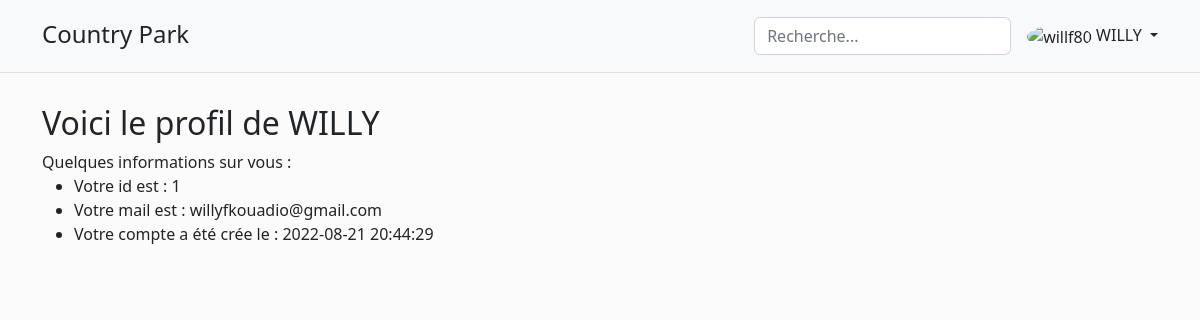
Page /profil.php (signed in) on the committed database.
### tables this page shows
CREATE TABLE `utilisateurs` (
  `id` int(11) NOT NULL,
  `nom` varchar(80) NOT NULL,
  `email` varchar(100) NOT NULL,
  `motdepasse` varchar(160) NOT NULL,
  `datecreation` datetime NOT NULL DEFAULT current_timestamp(),
  `datemiseajour` datetime NOT NULL DEFAULT current_timestamp(),
  `cle` varchar(64) DEFAULT NULL,
  `statut` tinyint(1) DEFAULT NULL
);

### includes/db/utils.php (called while the page is built, shortened)
<?php
function is_user_connected() {
    return isset($_SESSION['id']) && isset($_SESSION['email']);
}
?>

### includes/db/utilisateurs.sql.php (called while the page is built, shortened)
<?php
require_once "utils.php";
function get_utilisateur($email) {
    $pdo = get_connexion_pdo();
    $queryPrepare = $pdo->prepare("SELECT * FROM utilisateurs WHERE email = :email");
    $queryPrepare->bindParam(':email', $email);
    $queryPrepare->execute();
    return $queryPrepare->fetch();
}
function get_utilisateur_by_id($id) {
    $pdo = get_connexion_pdo();
    $queryPrepare = $pdo->prepare("SELECT * FROM utilisateurs WHERE id = :id");
    $queryPrepare->bindParam(':id', $id);
    $queryPrepare->execute();
    return $queryPrepare->fetch();
}
?>

### profil.php (the view, shortened to what this page needs)
<?php
require 'includes/page_header.php';
require 'includes/sections/navbar.php';
require_once 'includes/db/utilisateurs.sql.php';
$utilisateur = get_utilisateur_by_id($_SESSION['id']);
?>
<div>
    <div class="container">
        <div class="mb-sm-4 d-block" style="padding-bottom: 80px;"></div>
        <h2>Voici le profil de <?= $utilisateur['nom']; ?></h2>
        <div>Quelques informations sur vous : </div>
        <ul>
            <li>Votre id est : <?= $utilisateur['id'] ?></li>
            <li>Votre mail est : <?= $utilisateur['email'] ?></li>
            <li>Votre compte a été crée le : <?= $utilisateur['datecreation'] ?></li>
        </ul>
    </div>
</div>
<?php require 'includes/page_footer.php' ?>

### includes/sections/dropdow_menu.php (shortened to what this page needs)
<?php
require_once ROOT_PATH."includes/db/utilisateurs.sql.php";
if (is_user_connected()) {
    $user = get_utilisateur($_SESSION['email']);
?>
    <div class="dropdown text-end">
        <a href="#" class="d-block link-dark text-decoration-none dropdown-toggle" id="dropdownUser1" data-bs-toggle="dropdown" aria-expanded="false">
            <img src="https://github.com/Manganese92.png" alt="willf80" width="32" height="32" class="rounded-circle">
            <?= $user['nom'] ?>
        </a>
    </div>
<?php
}
?>

### assets/styles/main.css (style rules this page uses)
body { background: #fbfbfb; }

### rows in the picture
utilisateurs: nom "WILLY", id "1", email "willyfkouadio@gmail.com", datecreation "2022-08-21 20:44:29"
